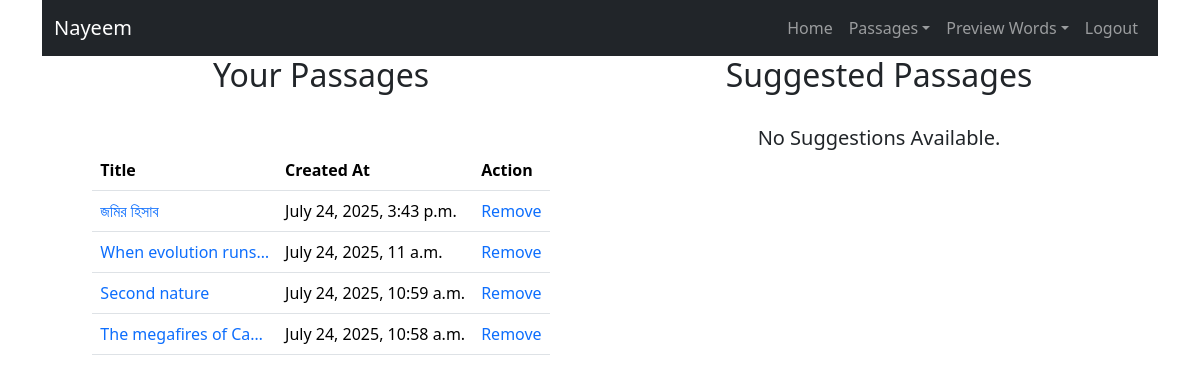
The page /passage/get-passages/ (signed in) on the database as committed earlier.
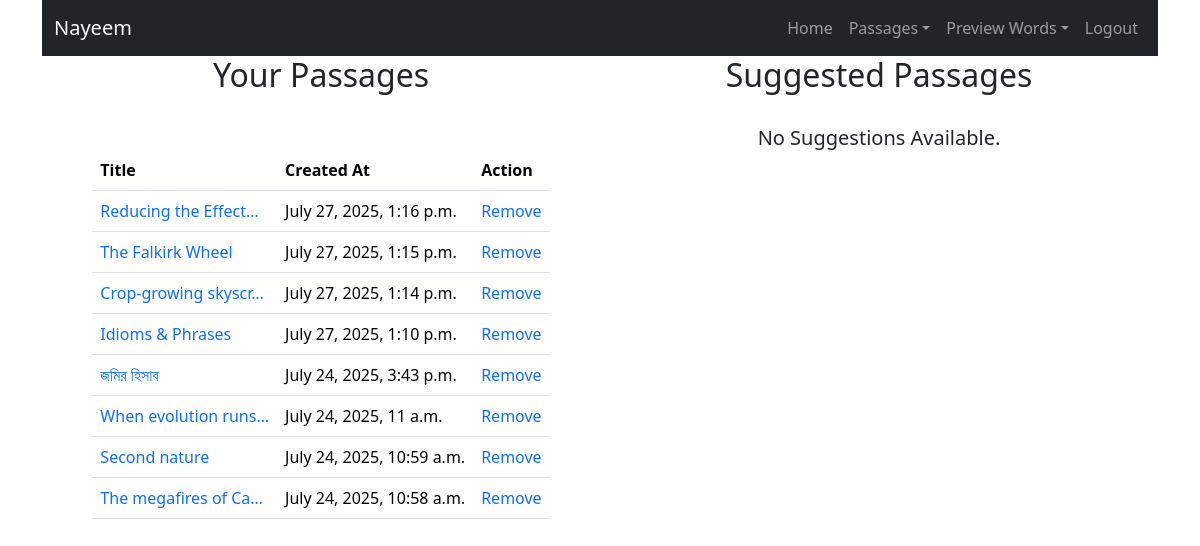
The same page on the database as committed later.
### user/models.py (models this page shows, shortened)
class User(AbstractUser):
    phone = models.CharField(max_length=100, null=True, blank=True)
    gender = models.CharField(max_length=10, choices=ghelp.list_to_tuple(CHOICE.GENDER))
    @property
    def short_name(self):
        name = None
        if self.first_name: name = self.first_name
        else:
            if self.last_name: name = self.last_name
        return name

### passage/models.py (models this page shows, shortened)
class UserPassage(models.Model):
    user = models.ForeignKey(MODELS_USER.User, on_delete=models.CASCADE, related_name='user_passages')
    passage = models.ForeignKey(Passage, on_delete=models.CASCADE, related_name='passage_users')
    title = models.CharField(max_length=100)
    content = CKEditor5Field(config_name='extends')
    note = CKEditor5Field(config_name='extends')
    audience = models.CharField(max_length=15, choices=ghelp.list_to_tuple(CHOICE.AUDIENCE))
    hide_from_mine_profile = models.BooleanField(default=False)
    created_at = models.DateTimeField(auto_now_add=True)
    class Meta:
        unique_together = [['user', 'passage']]

### passage/views.py (the view)
# urls.py: path('get-passages/', views.get_passages, name='get-passages'),
@login_required(login_url=ghelp.nav_links(key='login')['link'])
def get_passages(request):
    html_path = 'dictionary/passage/get_passage.html'
    context = {
        'title': 'Passage',
        'user': request.user,
        'nav_links': {
            'auth': {
                'home': ghelp.nav_links(key='home', user=request.user),
                'view_passage': ghelp.nav_links(key='view_passage'),
                'add_passage': ghelp.nav_links(key='add_passage'),
                'words': ghelp.nav_links(key='words'),
                'word_details': ghelp.nav_links(key='word_details'),
                'logout': ghelp.nav_links(key='logout')
            },
            'unauth': {
                'home': ghelp.nav_links(key='home'),
                'login': ghelp.nav_links(key='login'),
                'register': ghelp.nav_links(key='register'),
            }
        },
        'passages': MODELS_PASS.UserPassage.objects.filter(user=request.user, hide_from_mine_profile=False).order_by('-id'),
        'preview_passages': ghelp.get_passages_to_display(MODELS_USER.UserFriend, MODELS_PASS.UserPassage, request.user),
        'audiences': CHOICE.AUDIENCE,
        'friends': ghelp.get_friends(MODELS_USER.UserFriend, request.user, id=False),
    }
    return render(request, html_path, context=context)

### help/common/n.py (called while the page is built)
    def get_friends(self, Userfriend, loggedin_user, id=True):
        if id: return [user_id for pair in Userfriend.objects.filter(Q(user=loggedin_user) | Q(friend=loggedin_user)).values('user', 'friend') for user_id in pair.values() if user_id != loggedin_user.id]
        else:
            friends = []
            for user_friend in Userfriend.objects.filter(Q(user=loggedin_user) | Q(friend=loggedin_user)):
                if user_friend.user.id == loggedin_user.id: friends.append(user_friend.friend)
                else: friends.append(user_friend.user)
            return friends

### templates/dictionary/passage/get_passage.html (shortened to what this page needs)
{% extends 'base.html' %}
{% load passage_filters %}
{% block navbar %}
    <nav class="navbar navbar-expand-lg navbar-dark bg-dark position-sticky top-0">
        <div class="container-fluid">
            <a class="navbar-brand" href="{% url nav_links.auth.home.name %}">{{nav_links.auth.home.level}}</a>
            <div class="collapse navbar-collapse" id="navbarNav">
                <ul class="navbar-nav ms-auto">
                    {% if user.is_authenticated %}
                        <li class="nav-item"><a class="nav-link" href="{% url nav_links.auth.home.name %}">Home</a></li>
                        <li class="nav-item dropdown">
                            <a class="nav-link dropdown-toggle" href="#" id="passagesDropdown" role="button" data-bs-toggle="dropdown" aria-expanded="false">Passages</a>
                        </li>
                        <li class="nav-item dropdown">
                            <a class="nav-link dropdown-toggle" href="#" id="previewWordsDropdown" role="button" data-bs-toggle="dropdown" aria-expanded="false">Preview Words</a>
                        </li>
                        <li class="nav-item"><a class="nav-link" href="{% url nav_links.auth.logout.name %}">{{nav_links.auth.logout.level}}</a></li>
                    {% endif %}
                </ul>
            </div>
        </div>
    </nav>
{% endblock %}
{% block body %}
    {% if user.is_authenticated  %}
        <div class="container-fluid">
            <div class="row">
                <div class="col-12 col-md-6 col-sm-12">
                    <div class="d-flex flex-column">
                        <div class="d-flex justify-content-center align-items-center">
                            <div class="d-flex flex-column justify-content-center align-items-center">
                                <span class="h2">Your Passages</span>
                            </div>
                        </div>
                        <div class="d-flex justify-content-center align-items-center mt-4">
                            {% if passages %}
                                <div class="table-responsive">
                                    <table class="table table-hover">
                                        <thead>
                                            <tr>
                                                <th scope="col">Title</th>
                                                <th scope="col" class="d-none d-md-table-cell">Created At</th>
                                                <th scope="col">Action</th>
                                            </tr>
                                        </thead>
                                        <tbody>
                                            {% for passage in passages %}
                                                <tr>
                                                    <td>
                                                        <a style="text-decoration: none;" href="/passage/get-passage-using-id/{{passage.id}}">{{passage.title|truncatechars:20}}</a>
                                                    </td>
                                                    <td class="d-none d-md-table-cell">{{passage.created_at}}</td>
                                                    <td>
                                                        <a style="text-decoration: none;" href="/passage/remove-passage-from-my-list/{{passage.id}}">Remove</a>
                                                    </td>
                                                </tr>
                                            {% endfor %}
                                        </tbody>
                                    </table>
                                </div>
                            {% else %}
                                <span class="h5">Passage List is Empty.</span>
                            {% endif %}
                        </div>
                    </div>
                </div>
                <div class="col-12 col-md-6 col-sm-12">
                    <div class="d-flex flex-column">
                        <div class="d-flex justify-content-center align-items-center">
                            <span class="h2">Suggested Passages</span>
                        </div>
                        <div class="d-flex justify-content-center align-items-center mt-4">
                            {% if preview_passages %}
                                <div class="table-responsive">
                                    <table class="table table-hover">
                                        <thead>
                                            <tr>
                                                <th scope="col">Title</th>
                                                <th scope="col">Action</th>
                                            </tr>
                                        </thead>
                                        <tbody>
                                            {% for preview_passage in preview_passages %}
                                                <tr>
                                                    <td>
                                                        <a class="d-flex flex-column" style="text-decoration: none;" href="/passage/get-passage-using-id/{{preview_passage.id}}">
                                                            <span>{{preview_passage.passage.title|truncatechars:20}}</span>
                                                            <small class="text-muted">{{preview_passage.user.full_name}}</small>
                                                        </a>
                                                    </td>
                                                    <td>
                                                        <form method="POST" action="{% url 'add-passage-to-your-list' preview_passage.passage.id %}" class="d-flex flex-column flex-md-row align-items-center gap-2">
                                                            {% csrf_token %}
                                                            <select id="audience" name="audience" class="form-select form-select-sm">
                                                                {% for audience in audiences %}
                                                                    <option value="{{ audience }}">{{ audience }}</option>
                                                                {% endfor %}
                                                            </select>
                                                            <select style="height: 100px; width: 150px;" class="d-none" id="audience_users" name="audience_users" multiple>
                                                                {% for friend in friends %}
                                                                    <option value="{{ friend.id }}">{{ friend.username }}</option>
                                                                {% endfor %}
                                                            </select>
                                                            <button type="submit" class="btn btn-sm btn-link p-0">Add</button>
                                                        </form>
                                                    </td>
                                                </tr>
                                            {% endfor %}
                                        </tbody>
                                    </table>
                                </div>
                            {% else %}
                                <span class="h5">No Suggestions Available.</span>
                            {% endif %}
                        </div>
                    </div>
                </div>
            </div>
        </div>
    {% else %}
        <h1>Login First</h1>
    {% endif %}
{% endblock %}

### templates/base.html (shortened to what this page needs)
<!DOCTYPE html>
<html lang="en">
  <head>
    <link href="https://cdn.jsdelivr.net/npm/bootstrap@5.3.2/dist/css/bootstrap.min.css" rel="stylesheet">
    <link rel="stylesheet" href="https://cdn.jsdelivr.net/npm/bootstrap-icons@1.11.1/font/bootstrap-icons.css">
  </head>
    <body data-current-path="{{ request.path }}">
        <div class="container">
            {% block navbar %}
            {% endblock %}
            {% block body %}
            {% endblock %}
        </div>
    </body>
</html>

Rows that differ between the two databases and show on the page:
added UserPassage: title "Reducing the Effect…", created_at "July 27, 2025, 1:16 p.m."
added UserPassage: title "The Falkirk Wheel", created_at "July 27, 2025, 1:15 p.m."
added UserPassage: title "Crop-growing skyscr…", created_at "July 27, 2025, 1:14 p.m."
added UserPassage: title "Idioms & Phrases", created_at "July 27, 2025, 1:10 p.m."
